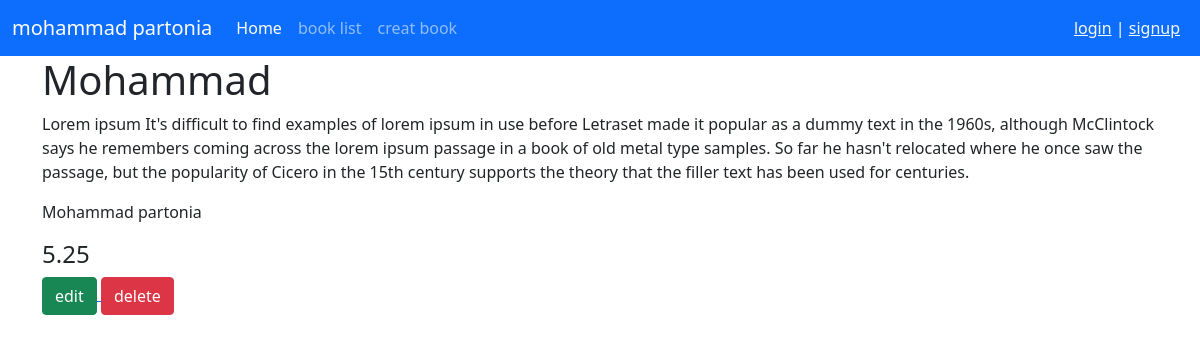
The app's page /books/3/, older data.
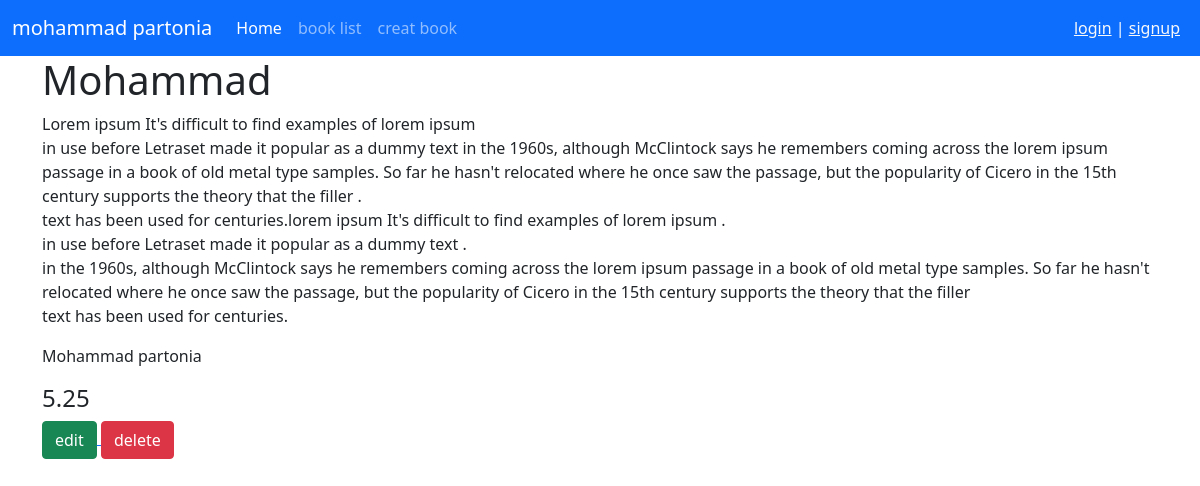
The same page, newer data.
### books/models.py (models this page shows, shortened)
class Book(models.Model):
    title = models.CharField(max_length=200)
    author = models.CharField(max_length=200)
    content = models.TextField()
    price = models.DecimalField(max_digits=6, decimal_places=2)  # IntigerFild

### books/views.py (the view)
# urls.py: path('<int:pk>/', BookDetailView.as_view(), name='book_detail'),
class BookDetailView(generic.DetailView):
    model = Book
    template_name = 'books/book_detail.html'

### books/templates/books/book_detail.html (shortened to what this page needs)
{% extends '_base.html' %}
{% block content %}
    <h1>{{ book.title | capfirst }}</h1>
    <p>{{ book.content | capfirst | linebreaksbr}}</p>
    <p>{{ book.author | capfirst }}</p>
    <h4>{{ book.price }}</h4>
    <a href="{% url 'book_edit' book.id %}"> <button type="submit" class="btn btn-success">edit</button> </a>
    <a href="{% url 'book_delete' book.id %}"> <button type="submit" class="btn btn-danger">delete</button> </a>
{% endblock %}

### templates/_base.html (shortened to what this page needs)
<!DOCTYPE HTML PUBLIC "-//W3C//DTD HTML 4.01//EN" "http://www.w3.org/TR/html4/strict.dtd">
<html lang="en">
<head>
    <link href="https://cdn.jsdelivr.net/npm/bootstrap@5.0.2/dist/css/bootstrap.min.css" rel="stylesheet"
>
</head>
<body>
<nav class="navbar navbar-expand-lg navbar-dark bg-primary">
    <div class="container-fluid">
        <a class="navbar-brand" href="#">mohammad partonia</a>
        <div class="collapse navbar-collapse" id="navbarNavAltMarkup">
            <div class="navbar-nav">
                <a class="nav-link active" aria-current="page" href="{% url 'home' %}">Home</a>
                <a class="nav-link" href="{% url 'book_list' %}">book list</a>
                <a class="nav-link" href="{% url 'book_create' %}">creat book</a>
            </div>
        </div>
        <div class="mx-2 text-white">
            <form action="{% url 'logout' %}" method="post">
                {% if user.is_authenticated %}
                    welcome {{ user.username }} | <button class="btn btn-success" >logout</button>
                {% else %}
                    <a class="text-light" href="{% url 'login' %}">login</a> |
                    <a class="text-light" href="{% url 'signup' %}">signup</a>
                {% endif %}
            </form>
        </div>
    </div>
</nav>
<div class="container">
    {% block content %}   {% endblock %}
</div>
</body>
</html>

Row changes from the older to the newer data that the page shows:
changed Book "Mohammad": content "…theory that the filler text has been used…" → "…theory that the filler . text has been used for centuries.lorem ipsum It's difficult to find examples of lorem ipsum . in use before Letraset made it popular as a dummy text . in the 1960s, although McClintock says he remembers coming across the lorem ipsum passage in a book of old metal type samples. So far he hasn't relocated where he once saw the passage, but the popularity of Cicero in the 15th century supports the theory that the filler text has been used…"
